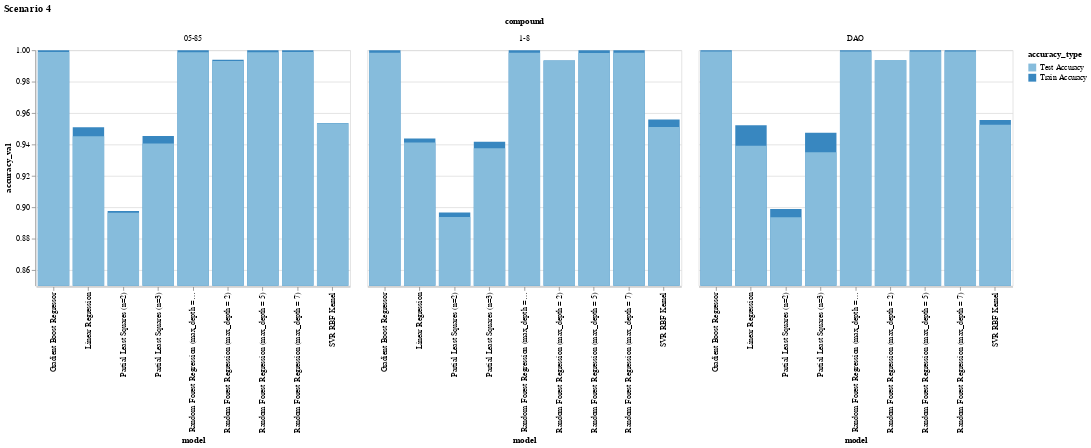

The notebook cell this image was saved under:
### Code cell
alt.Chart(df_feed.query('scenario == "s4"')).mark_bar().encode(
    alt.X('model'),
    alt.Y('accuracy_val', stack = False, scale = alt.Scale(domain = [0.85,1])),
    alt.Color('accuracy_type:O'),
    alt.Facet('compound')
    ).properties(width = 400).properties(title = 'Scenario 4')

### Figure 1 — Vega-Lite specification as saved in the notebook (floating-point values rounded to 4 significant figures)
{"$schema": "https://vega.github.io/schema/vega-lite/v3.4.0.json", "config": {"mark": {"tooltip": null}, "view": {"height": 300, "width": 400}}, "data": {"name": "data-83f08394171c04e4245d46235a9f549b"}, "datasets": {"data-83f08394171c04e4245d46235a9f549b": [{"accuracy_type": "Train Accuracy", "accuracy_val": 0.951, "compound": "05-85", "model": "Linear Regression", "scenario": "s4"}, {"accuracy_type": "Train Accuracy", "accuracy_val": 0.9437, "compound": "1-8", "model": "Linear Regression", "scenario": "s4"}, {"accuracy_type": "Train Accuracy", "accuracy_val": 0.9523, "compound": "DAO", "model": "Linear Regression", "scenario": "s4"}, {"accuracy_type": "Train Accuracy", "accuracy_val": 0.8976, "compound": "05-85", "model": "Partial Least Squares (n=2)", "scenario": "s4"}, {"accuracy_type": "Train Accuracy", "accuracy_val": 0.8967, "compound": "1-8", "model": "Partial Least Squares (n=2)", "scenario": "s4"}, {"accuracy_type": "Train Accuracy", "accuracy_val": 0.899, "compound": "DAO", "model": "Partial Least Squares (n=2)", "scenario": "s4"}, {"accuracy_type": "Train Accuracy", "accuracy_val": 0.9454, "compound": "05-85", "model": "Partial Least Squares (n=3)", "scenario": "s4"}, {"accuracy_type": "Train Accuracy", "accuracy_val": 0.9417, "compound": "1-8", "model": "Partial Least Squares (n=3)", "scenario": "s4"}, {"accuracy_type": "Train Accuracy", "accuracy_val": 0.9474, "compound": "DAO", "model": "Partial Least Squares (n=3)", "scenario": "s4"}, {"accuracy_type": "Train Accuracy", "accuracy_val": 0.994, "compound": "05-85", "model": "Random Forest Regression (max_depth = 2)", "scenario": "s4"}, {"accuracy_type": "Train Accuracy", "accuracy_val": 0.9935, "compound": "1-8", "model": "Random Forest Regression (max_depth = 2)", "scenario": "s4"}, {"accuracy_type": "Train Accuracy", "accuracy_val": 0.9936, "compound": "DAO", "model": "Random Forest Regression (max_depth = 2)", "scenario": "s4"}, {"accuracy_type": "Train Accuracy", "accuracy_val": 1.0, "compound": "05-85", "model": "Random Forest Regression (max_depth = 5)", "scenario": "s4"}, {"accuracy_type": "Train Accuracy", "accuracy_val": 1.0, "compound": "1-8", "model": "Random Forest Regression (max_depth = 5)", "scenario": "s4"}, {"accuracy_type": "Train Accuracy", "accuracy_val": 1.0, "compound": "DAO", "model": "Random Forest Regression (max_depth = 5)", "scenario": "s4"}, {"accuracy_type": "Train Accuracy", "accuracy_val": 1.0, "compound": "05-85", "model": "Random Forest Regression (max_depth = 7)", "scenario": "s4"}, {"accuracy_type": "Train Accuracy", "accuracy_val": 1.0, "compound": "1-8", "model": "Random Forest Regression (max_depth = 7)", "scenario": "s4"}, {"accuracy_type": "Train Accuracy", "accuracy_val": 1.0, "compound": "DAO", "model": "Random Forest Regression (max_depth = 7)", "scenario": "s4"}, {"accuracy_type": "Train Accuracy", "accuracy_val": 1.0, "compound": "05-85", "model": "Random Forest Regression (max_depth = 10)", "scenario": "s4"}, {"accuracy_type": "Train Accuracy", "accuracy_val": 1.0, "compound": "1-8", "model": "Random Forest Regression (max_depth = 10)", "scenario": "s4"}, {"accuracy_type": "Train Accuracy", "accuracy_val": 1.0, "compound": "DAO", "model": "Random Forest Regression (max_depth = 10)", "scenario": "s4"}, {"accuracy_type": "Train Accuracy", "accuracy_val": 0.9537, "compound": "05-85", "model": "SVR RBF Kernel", "scenario": "s4"}, {"accuracy_type": "Train Accuracy", "accuracy_val": 0.9558, "compound": "1-8", "model": "SVR RBF Kernel", "scenario": "s4"}, {"accuracy_type": "Train Accuracy", "accuracy_val": 0.9556, "compound": "DAO", "model": "SVR RBF Kernel", "scenario": "s4"}, {"accuracy_type": "Train Accuracy", "accuracy_val": 1.0, "compound": "05-85", "model": "Gradient Boost Regressor", "scenario": "s4"}, {"accuracy_type": "Train Accuracy", "accuracy_val": 1.0, "compound": "1-8", "model": "Gradient Boost Regressor", "scenario": "s4"}, {"accuracy_type": "Train Accuracy", "accuracy_val": 1.0, "compound": "DAO", "model": "Gradient Boost Regressor", "scenario": "s4"}, {"accuracy_type": "Test Accuracy", "accuracy_val": 0.9452, "compound": "05-85", "model": "Linear Regression", "scenario": "s4"}, {"accuracy_type": "Test Accuracy", "accuracy_val": 0.9413, "compound": "1-8", "model": "Linear Regression", "scenario": "s4"}, {"accuracy_type": "Test Accuracy", "accuracy_val": 0.9392, "compound": "DAO", "model": "Linear Regression", "scenario": "s4"}, {"accuracy_type": "Test Accuracy", "accuracy_val": 0.8966, "compound": "05-85", "model": "Partial Least Squares (n=2)", "scenario": "s4"}, {"accuracy_type": "Test Accuracy", "accuracy_val": 0.8938, "compound": "1-8", "model": "Partial Least Squares (n=2)", "scenario": "s4"}, {"accuracy_type": "Test Accuracy", "accuracy_val": 0.8936, "compound": "DAO", "model": "Partial Least Squares (n=2)", "scenario": "s4"}, {"accuracy_type": "Test Accuracy", "accuracy_val": 0.9405, "compound": "05-85", "model": "Partial Least Squares (n=3)", "scenario": "s4"}, {"accuracy_type": "Test Accuracy", "accuracy_val": 0.9376, "compound": "1-8", "model": "Partial Least Squares (n=3)", "scenario": "s4"}, {"accuracy_type": "Test Accuracy", "accuracy_val": 0.935, "compound": "DAO", "model": "Partial Least Squares (n=3)", "scenario": "s4"}, {"accuracy_type": "Test Accuracy", "accuracy_val": 0.9932, "compound": "05-85", "model": "Random Forest Regression (max_depth = 2)", "scenario": "s4"}, {"accuracy_type": "Test Accuracy", "accuracy_val": 0.9934, "compound": "1-8", "model": "Random Forest Regression (max_depth = 2)", "scenario": "s4"}, {"accuracy_type": "Test Accuracy", "accuracy_val": 0.9938, "compound": "DAO", "model": "Random Forest Regression (max_depth = 2)", "scenario": "s4"}, {"accuracy_type": "Test Accuracy", "accuracy_val": 0.9988, "compound": "05-85", "model": "Random Forest Regression (max_depth = 5)", "scenario": "s4"}, {"accuracy_type": "Test Accuracy", "accuracy_val": 0.9983, "compound": "1-8", "model": "Random Forest Regression (max_depth = 5)", "scenario": "s4"}, {"accuracy_type": "Test Accuracy", "accuracy_val": 0.9991, "compound": "DAO", "model": "Random Forest Regression (max_depth = 5)", "scenario": "s4"}, {"accuracy_type": "Test Accuracy", "accuracy_val": 0.9988, "compound": "05-85", "model": "Random Forest Regression (max_depth = 7)", "scenario": "s4"}, {"accuracy_type": "Test Accuracy", "accuracy_val": 0.9983, "compound": "1-8", "model": "Random Forest Regression (max_depth = 7)", "scenario": "s4"}, {"accuracy_type": "Test Accuracy", "accuracy_val": 0.9992, "compound": "DAO", "model": "Random Forest Regression (max_depth = 7)", "scenario": "s4"}, {"accuracy_type": "Test Accuracy", "accuracy_val": 0.9988, "compound": "05-85", "model": "Random Forest Regression (max_depth = 10)", "scenario": "s4"}, {"accuracy_type": "Test Accuracy", "accuracy_val": 0.9985, "compound": "1-8", "model": "Random Forest Regression (max_depth = 10)", "scenario": "s4"}, {"accuracy_type": "Test Accuracy", "accuracy_val": 0.9992, "compound": "DAO", "model": "Random Forest Regression (max_depth = 10)", "scenario": "s4"}, {"accuracy_type": "Test Accuracy", "accuracy_val": 0.9535, "compound": "05-85", "model": "SVR RBF Kernel", "scenario": "s4"}, {"accuracy_type": "Test Accuracy", "accuracy_val": 0.9512, "compound": "1-8", "model": "SVR RBF Kernel", "scenario": "s4"}, {"accuracy_type": "Test Accuracy", "accuracy_val": 0.9525, "compound": "DAO", "model": "SVR RBF Kernel", "scenario": "s4"}, {"accuracy_type": "Test Accuracy", "accuracy_val": 0.999, "compound": "05-85", "model": "Gradient Boost Regressor", "scenario": "s4"}, {"accuracy_type": "Test Accuracy", "accuracy_val": 0.9983, "compound": "1-8", "model": "Gradient Boost Regressor", "scenario": "s4"}, {"accuracy_type": "Test Accuracy", "accuracy_val": 0.9993, "compound": "DAO", "model": "Gradient Boost Regressor", "scenario": "s4"}]}, "encoding": {"color": {"field": "accuracy_type", "type": "ordinal"}, "facet": {"field": "compound", "type": "nominal"}, "x": {"field": "model", "type": "nominal"}, "y": {"field": "accuracy_val", "scale": {"domain": [0.85, 1]}, "stack": false, "type": "quantitative"}}, "mark": "bar", "title": "Scenario 4", "width": 400}
